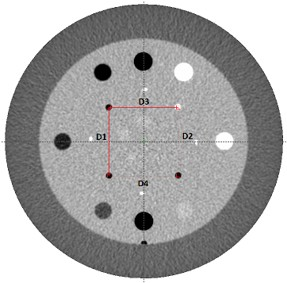
#> input picture analisisImagenes/espesor_corte.jpg, 287 x 283 px; its folder holds only this picture in this run
$ python -i Analisis_PlacaRC.py   (imports and definitions only)
#> lines starting #> are read from the running program, lines starting #| are printed output that depends on the picture
### resources/utils/matplotlib_lazy.py
"""
Módulo para carga diferida (lazy loading) de matplotlib.
Evita importar matplotlib hasta que realmente se necesite,
reduciendo significativamente el tiempo de inicio de la aplicación.

Uso:
    from utils.matplotlib_lazy import get_matplotlib_components

    # En el método donde necesitas matplotlib
    mpl = get_matplotlib_components()
    Figure = mpl['Figure']
    FigureCanvas = mpl['FigureCanvas']
    NavigationToolbar = mpl['NavigationToolbar']
"""

import importlib
from typing import Dict, Any, Optional


class MatplotlibLoader:
    """
    Singleton para cargar matplotlib bajo demanda con cache.
    """

    _instance: Optional['MatplotlibLoader'] = None
    _components_cache: Dict[str, Any] = {}
    _is_loaded: bool = False

    def __new__(cls):
        if cls._instance is None:
            cls._instance = super().__new__(cls)
        return cls._instance

    def __init__(self):
        """Inicializa el loader sin cargar matplotlib."""
        pass

    def get_components(self) -> Dict[str, Any]:
        """
        Obtiene los componentes de matplotlib más comúnmente usados.
        Carga matplotlib solo la primera vez que se llama.

        Returns:
            dict: Diccionario con los componentes de matplotlib:
                - 'Figure': matplotlib.figure.Figure
                - 'FigureCanvas': FigureCanvasQTAgg
                - 'NavigationToolbar': NavigationToolbar2QT
                - 'pyplot': matplotlib.pyplot
                - 'numpy': numpy (ya que casi siempre se usa junto a matplotlib)
        """
        if self._is_loaded:
            return self._components_cache

        #print("⏳ Cargando matplotlib por primera vez...")
        import time
        start_time = time.time()

        try:
            # Importar matplotlib.figure
            from matplotlib.figure import Figure

            # Importar backends de Qt
            from matplotlib.backends.backend_qt5agg import FigureCanvasQTAgg as FigureCanvas
            from matplotlib.backends.backend_qt5agg import NavigationToolbar2QT as NavigationToolbar

            # Importar pyplot (opcional, solo si se necesita)
            import matplotlib.pyplot as plt
            import matplotlib.gridspec as gridspec

            # Importar numpy (casi siempre se usa con matplotlib)
            import numpy as np

            # Cachear componentes
            self._components_cache = {
                'Figure': Figure,
                'FigureCanvas': FigureCanvas,
                'NavigationToolbar': NavigationToolbar,
                'pyplot': plt,
                'plt': plt,
                'GridSpec': gridspec.GridSpec,
                'Polygon': plt.Polygon,
                'numpy': np,
                'np': np,
            }

            self._is_loaded = True

            elapsed = time.time() - start_time
            #print(f"✓ Matplotlib cargado exitosamente en {elapsed:.2f}s")

            return self._components_cache

        except ImportError as e:
            print(f"✗ Error al importar matplotlib: {e}")
            raise
        except Exception as e:
            print(f"✗ Error inesperado al cargar matplotlib: {e}")
            raise

    def get_figure(self):
        """Atajo para obtener solo Figure."""
        return self.get_components()['Figure']

    def get_canvas(self):
        """Atajo para obtener solo FigureCanvas."""
        return self.get_components()['FigureCanvas']

    def get_toolbar(self):
        """Atajo para obtener solo NavigationToolbar."""
        return self.get_components()['NavigationToolbar']

    def get_pyplot(self):
        """Atajo para obtener solo pyplot."""
        return self.get_components()['pyplot']

    def get_numpy(self):
        """Atajo para obtener solo numpy."""
        return self.get_components()['numpy']

    def is_loaded(self) -> bool:
        """Verifica si matplotlib ya fue cargado."""
        return self._is_loaded


# Instancia global del loader
_loader = MatplotlibLoader()


# Funciones de conveniencia para usar en otros módulos
def get_matplotlib_components() -> Dict[str, Any]:
    """
    Función principal para obtener componentes de matplotlib.

    Returns:
        dict: Componentes de matplotlib (Figure, FigureCanvas, etc.)

    Example:
        mpl = get_matplotlib_components()
        Figure = mpl['Figure']
        FigureCanvas = mpl['FigureCanvas']

        # O desempaquetar directamente:
        mpl = get_matplotlib_components()
        self.figure = mpl['Figure']()
    """
    return _loader.get_components()


def get_figure_class():
    """Obtiene la clase Figure de matplotlib."""
    return _loader.get_figure()


def get_canvas_class():
    """Obtiene la clase FigureCanvas de matplotlib."""
    return _loader.get_canvas()


def get_toolbar_class():
    """Obtiene la clase NavigationToolbar de matplotlib."""
    return _loader.get_toolbar()


def get_pyplot():
    """Obtiene el módulo pyplot de matplotlib."""
    return _loader.get_pyplot()


def get_numpy():
    """Obtiene el módulo numpy."""
    return _loader.get_numpy()


def is_matplotlib_loaded() -> bool:
    """Verifica si matplotlib ya está cargado."""
    return _loader.is_loaded()

### analisisImagenes/Analisis_PlacaRC.py
from resources.utils.matplotlib_lazy import get_matplotlib_components
from scipy.signal import find_peaks, peak_widths
from PIL import Image
from scipy.ndimage import gaussian_filter1d
from scipy import interpolate
import numpy as np
# Helper para obtener componentes matplotlib cuando se necesiten
def _get_mpl():
    """Obtiene componentes matplotlib de forma diferida"""
    mpl = get_matplotlib_components()
    return mpl['plt'], mpl['Figure'], mpl['GridSpec']

def metadata(imagen_path):
    imagen = Image.open(imagen_path)
    dpi = imagen.info.get("dpi")
    cm_por_pixel = None

    if dpi:
        x_dpi = dpi[0]
        cm_por_pixel = 2.54 / x_dpi  # 2.54 cm por pulgada
        print("DPI: ", x_dpi)
        #print(f"DPI: {dpi[0]} x {dpi[1]}")
        #print(f"Cada píxel mide aproximadamente {cm_por_pixel:.4f} cm")
    else:
        x_dpi = 300
        cm_por_pixel = 2.54/x_dpi
        print("No se encontró información de DPI en la imagen.")


    return cm_por_pixel

def preprocesar_imagen(imagen_bgr, filtro='clahe'):
    import cv2
    gray = cv2.cvtColor(imagen_bgr, cv2.COLOR_BGR2GRAY)

    if filtro == 'clahe':
        clahe = cv2.createCLAHE(clipLimit=2.0, tileGridSize=(8, 8))
        return clahe.apply(gray)

    elif filtro == 'bilateral':
        bilateral = cv2.bilateralFilter(imagen_bgr, 7, 60, 60)
        gray_bilateral = cv2.cvtColor(bilateral, cv2.COLOR_BGR2GRAY)
        binary = cv2.adaptiveThreshold(gray_bilateral, 255,
                                       cv2.ADAPTIVE_THRESH_GAUSSIAN_C,
                                       cv2.THRESH_BINARY, 11, 2)
        return binary
    elif filtro is None:
        img_B, img_G, img_R = cv2.split(imagen_bgr)
        return img_R  # Retorna la imagen original en un solo canal si no se aplica filtro
    else:
        raise ValueError("Filtro no reconocido. Usa 'clahe' o 'bilateral'.")

def obtener_perfil(imagen_gray_eq, metodo, fila_especifica):
    import numpy as np
    if metodo:  # Promedio vertical
        return np.mean(imagen_gray_eq, axis=0)
    elif not metodo and fila_especifica is not None:
        if 0 <= fila_especifica < imagen_gray_eq.shape[0]:
            return imagen_gray_eq[fila_especifica, :]
        else:
            raise ValueError("Fila fuera del rango de la imagen.")
    else:
        raise ValueError("Método inválido o falta fila_especifica.")

def detectar_picos(perfil, umbral_relativo=1.0, distancia_minima=30):
    import numpy as np
    perfil_invertido = np.max(perfil) - perfil
    umbral = np.mean(perfil_invertido) + umbral_relativo * np.std(perfil_invertido)
    picos, _ = find_peaks(perfil_invertido, height=umbral, distance=distancia_minima)
    return picos

def analizar_circulos_perfil(perfil_invertido, picos, izq_ips, der_ips, umbral, rel=7, dist=45, sigma=2):
    """
    Detecta los máximos circulares (campos irradiados) tras eliminar los picos duros del perfil.

    Parámetros:
        perfil_invertido : np.ndarray
            Perfil 1D invertido de intensidad.
        picos : np.ndarray
            Índices de los picos principales detectados.
        izq_ips, der_ips : np.ndarray
            Límites izquierdo y derecho de los anchos de los picos (float).
        umbral : float
            Umbral original para detección de picos.
        rel : float
            Corrección al umbral para detectar los máximos suaves (default: 7).
        dist : int
            Distancia mínima entre picos secundarios (default: 45).
        sigma : float
            Sigma para el suavizado (default: 4).

    Retorna:
        perfil_interpolado : np.ndarray
        picos_circulos : np.ndarray
        diferencias : list[int]
    """
    # Copiamos y vaciamos el perfil en los anchos de los picos fuertes
    import numpy as np
    # Si no hay picos o los anchos son None, retornar vacíos
    if izq_ips is None or der_ips is None or len(picos) == 0:
        return perfil_invertido, np.array([]), []

    perfil_filtrado = perfil_invertido.copy().astype(float)
    for izq, der in zip(izq_ips, der_ips):
        i0 = int(np.floor(izq))
        i1 = int(np.ceil(der))
        perfil_filtrado[i0:i1+1] = np.nan

    # Suavizado
    perfil_filtrado = gaussian_filter1d(perfil_filtrado, sigma=sigma)
    x = np.arange(len(perfil_invertido))
    mask = ~np.isnan(perfil_filtrado)

    # Interpolación
    interp = interpolate.interp1d(x[mask], perfil_filtrado[mask], kind='quadratic', fill_value='extrapolate')
    perfil_interpolado = interp(x)

    # Detección de los nuevos picos (círculos suaves)
    picos_circulos, _ = find_peaks(perfil_interpolado, height=umbral - rel, distance=dist, prominence=5)

    # Comparación con los picos originales
    diferencias = [abs(p2 - p1) for p1, p2 in zip(picos, picos_circulos)]

    # [6 lines of commented-out code are left out]

    return perfil_interpolado, picos_circulos, diferencias

def calcular_distancias(picos):
    import numpy as np
    return np.diff(picos)

def graficar_resultados(img_original, perfil, picos, metodo, fila_especifica, filtro, control="B",
    altura=None, interceptos=None, canvas=None, perfil_v=None, altura_v=None, interceptos_v=None, cm_por_pixel=None,
    perfil_invertido=None, perfil_interpolado=None, picos2=None, izq_ips=None, der_ips=None):
    import cv2
    if canvas is not None:
        fig = canvas.figure
        fig.clear()
    else:
        plt, _, gridspec, _ = _get_mpl()
        fig = plt.figure(figsize=(12, 8))

    import matplotlib.gridspec as gridspec
    import numpy as np

    gs = gridspec.GridSpec(2, 2, width_ratios=[1, 2])

    if control == "B":
        if izq_ips is None:
            izq_ips = np.array([])
        if der_ips is None:
            der_ips = np.array([])

        # Ejes
        ax_res = fig.add_subplot(gs[:, 1])   # Perfil (derecha)
        ax_img = fig.add_subplot(gs[0, 0])   # Imagen original (arriba izquierda)
        ax_img_p = fig.add_subplot(gs[1, 0]) # Imagen con líneas (abajo izquierda)

        if cm_por_pixel:
            x_mm = np.arange(len(perfil)) * cm_por_pixel * 10


        # Perfil
        ax_res.plot(x_mm, perfil_invertido, color='lightblue', linestyle='-', linewidth=1.5, label='Perfil original')
        ax_res.plot(x_mm, perfil_interpolado, color='purple', alpha=0.5, linestyle='--', linewidth=1, label='Perfil interpolado')
        ax_res.plot(np.array(picos)* cm_por_pixel * 10, perfil_invertido[picos], 'x', color='red', label='Líneas marcadas')
        if picos2 is not None and len(picos2) > 0:
            picos2_int = np.array(picos2, dtype=int)
            ax_res.plot(picos2_int * cm_por_pixel * 10, perfil_interpolado[picos2_int], 'x', color='orange', label='Máximo del Campo')

        if len(izq_ips) > 0 and len(der_ips) > 0:
            for x in np.array(izq_ips) * cm_por_pixel * 10:
                ax_res.axvline(x, linestyle=":", color='gray', alpha=0.5)
            for x in np.array(der_ips)* cm_por_pixel * 10:
                ax_res.axvline(x, linestyle=":", color='gray', alpha=0.5)

        ax_res.set_title("Perfil de intensidad invertido (canal rojo)")
        ax_res.set_xlabel("Posición (mm)")
        ax_res.set_ylabel("Intensidad")
        ax_res.legend()

        # Imagen original
        ax_img.imshow(cv2.cvtColor(img_original, cv2.COLOR_BGR2RGB))
        ax_img.set_title("Imagen original")
        ax_img.axis("off")

        # Imagen con líneas detectadas
        ax_img_p.imshow(cv2.cvtColor(img_original, cv2.COLOR_BGR2RGB))
        for x in picos:
            ax_img_p.axvline(x, linestyle=':', color='red')
        for x in picos2:
            ax_img_p.axvline(x, linestyle=':', color='orange')
        ax_img_p.set_title("Imagen con líneas detectadas")
        ax_img_p.axis("off")

        if cm_por_pixel:
            x_mm = np.arange(len(perfil)) * cm_por_pixel * 10
        else:
            x_mm = np.arange(len(perfil))

        if canvas is not None:
            fig.tight_layout(rect=[0, 0.03, 1, 0.95])
            canvas.draw()
        else:
            plt.tight_layout(rect=[0, 0.03, 1, 0.95])
            plt.show()

    elif control == "C":
        ax_img = fig.add_subplot(gs[0, 0])
        ax_proc = fig.add_subplot(gs[1, 0])
        ax_perfil = fig.add_subplot(gs[:, 1])
        fig.suptitle('Resultados', fontsize=16)

        ax_img.imshow(cv2.cvtColor(img_original, cv2.COLOR_BGR2RGB))
        ax_img.set_title('Imagen Original')
        ax_img.axis('off')

        gray = cv2.cvtColor(img_original, cv2.COLOR_BGR2GRAY)
        clahe = cv2.createCLAHE(clipLimit=2.0, tileGridSize=(8, 8))
        imagen_clahe = clahe.apply(gray)
        cmap_proc = 'gray' if control == "B" else 'Reds'
        ax_proc.imshow(imagen_clahe, cmap=cmap_proc)
        ax_proc.set_title('Imagen Procesada')
        ax_proc.axis('off')

        if cm_por_pixel:
            x_mm = np.arange(len(perfil)) * cm_por_pixel * 10
            if perfil_v is not None:
                x_mm_v = np.arange(len(perfil_v)) * cm_por_pixel * 10
        else:
            x_mm = np.arange(len(perfil))
            if perfil_v is not None:
                x_mm_v = np.arange(len(perfil_v))
        colorddd = "#61BBF6CE"
        colorddds = "#1924BD"
        ax_perfil.plot(x_mm, perfil, label="Perfil horizontal", color = colorddd)
        if perfil_v is not None:
            ax_perfil.plot(x_mm_v, perfil_v, label="Perfil vertical",color = colorddds)
        if altura is not None:
            ax_perfil.axhline(y=altura, color='red', linestyle='--', label='Altura Media', linewidth = 0.5)
        if interceptos is not None and altura is not None and cm_por_pixel:
            ax_perfil.plot(np.array(interceptos) * cm_por_pixel * 10, [altura] * len(interceptos), 'x', color='mediumvioletred', label='Interceptos (H)')
        if interceptos_v is not None and altura_v is not None and cm_por_pixel:
            ax_perfil.plot(np.array(interceptos_v) * cm_por_pixel * 10, [altura_v] * len(interceptos_v), 'x', color='deeppink', label='Interceptos (V)')
        ax_perfil.set_title("Perfiles de dosis (horizontal y vertical)")
        ax_perfil.set_xlabel("Posición (mm)")
        ax_perfil.grid(True)
        ax_perfil.legend()

        if canvas is not None:
            fig.tight_layout(rect=[0, 0.03, 1, 0.95])
            canvas.draw()
        else:
            plt.tight_layout(rect=[0, 0.03, 1, 0.95])
            plt.show()

# [110 lines left out: function generar_reporte, not called in this run]

def analizar_lineas(imagen_path, metodo=True, fila_especifica=None, umbral_relativo=1.0, distancia_minima=None, mostrar=True,
                    filtro='clahe', canvas=None):
#> called with imagen_path = 'espesor_corte.jpg', metodo = True, umbral_relativo = 1, mostrar = True, filtro = 'clahe'
    import cv2
    import numpy as np
    img = cv2.imread(imagen_path)
#> img is the input picture: shape (283, 287, 3); mean B, G, R 167.6, 167.6, 167.9
    imagen_proc = preprocesar_imagen(img, filtro=filtro)
#> in preprocesar_imagen, `return clahe.apply(gray)`:
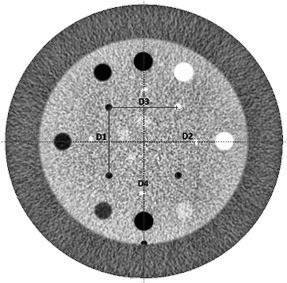
#> returned value: shape (283, 287); min 2, max 255, mean 165.3

    if distancia_minima is None:
        distancia_minima = 20 if metodo else 200

    perfil = obtener_perfil(imagen_proc, metodo, fila_especifica)
#> perfil = 287 values, max 254.5 at index 0, min 93.44 at index 143, mean 165.3
    picos = detectar_picos(perfil, umbral_relativo, distancia_minima)
#> in detectar_picos, `perfil_invertido = np.max(perfil) - perfil`: perfil_invertido = 287 values, max 161 at index 143, min 0 at index 0, mean 89.14
#> in detectar_picos, `umbral = np.mean(perfil_invertido) + umbral_relativo * np.std(perfil_i..`: umbral = 114.3
#> in detectar_picos, `picos, _ = find_peaks(perfil_invertido, height=umbral, distance=distan..`: picos = [108, 143]
#> picos = [108, 143]
    # Inicializa distancias como array vacío por defecto
    distancias = np.array([])
    if len(picos) > 1:
        distancias = calcular_distancias(picos)
#> distancias = [35]
    cm_por_pixel = metadata(imagen_path)
#> in metadata, `dpi = imagen.info.get("dpi")`: dpi = (96, 96)
#> in metadata, `x_dpi = dpi[0]`: x_dpi = 96
#> in metadata, `cm_por_pixel = 2.54 / x_dpi`: cm_por_pixel = 0.0265
#| DPI:  96
#> cm_por_pixel = 0.0265

    # Invertir el perfil
    max_val = np.max(perfil)
#> max_val = 254.5
    perfil_invertido = max_val - perfil

    # Calcular umbral absoluto
    umbral = np.mean(perfil_invertido) + umbral_relativo * np.std(perfil_invertido)
#> umbral = 114.3

    # Calcular anchos de los picos principales
    izq_ips, der_ips = None, None
    if len(picos) > 0:
        # Ancho físico deseado en mm
        ancho_mm = 1 # 1 mm de ancho de pico esperado
        if cm_por_pixel:
            ancho_px = ancho_mm / (cm_por_pixel * 10)
#> ancho_px = 3.78
            izq_ips = picos - ancho_px / 2
#> izq_ips = [106.1, 141.1]
            der_ips = picos + ancho_px / 2
#> der_ips = [109.9, 144.9]
        else:
            anchos, alturas_rel, izq_ips, der_ips = peak_widths(perfil_invertido, picos, rel_height=0.3)
            # --- FILTRO DE ANCHOS ATÍPICOS ---
            anchos_validos = anchos[anchos < np.median(anchos) * 1.3]  # Puedes ajustar el factor 1.5
            if len(anchos_validos) > 0:
                ancho_promedio = np.mean(anchos_validos)
                for i, ancho in enumerate(anchos):
                    if ancho > np.median(anchos) * 1.5:
                        # Corrige izq_ips y der_ips para este pico
                        centro = (izq_ips[i] + der_ips[i]) / 2
                        izq_ips[i] = centro - ancho_promedio / 2
                        der_ips[i] = centro + ancho_promedio / 2


    # Calcular perfil interpolado y picos suaves
    perfil_interpolado, picos2, diferencias = analizar_circulos_perfil(
        perfil_invertido, picos, izq_ips, der_ips, umbral, rel=22, dist=distancia_minima + 20)
#> in analizar_circulos_perfil, `perfil_filtrado = perfil_invertido.copy().astype(float)`: perfil_filtrado has the same summary as perfil_invertido in detectar_picos
#> the loop in analizar_circulos_perfil, `for izq, der in zip(izq_ips, der_ips):` made 2 passes
#> (izq, der, i0, i1) on passes 1 to 2: (106.1, 109.9, 106, 110), (141.1, 144.9, 141, 145)
#> in analizar_circulos_perfil, `x = np.arange(len(perfil_invertido))`: x = 287 values from 0 to 286
#> in analizar_circulos_perfil, `perfil_interpolado = interp(x)`: perfil_interpolado = 287 values, max 116.3 at index 102, min 0.437 at index 0, mean 88.12
#> in analizar_circulos_perfil, `picos_circulos, _ = find_peaks(perfil_interpolado, height=umbral - rel..`: picos_circulos = [37, 102, 142, 198, 249]
#> in analizar_circulos_perfil, `diferencias = [abs(p2 - p1) for p1, p2 in zip(picos, picos_circulos)]`: diferencias = [71, 41]
#> picos2 = [37, 102, 142, 198, 249]; diferencias = [71, 41]

    if cm_por_pixel:
        distancias_mm = distancias * (cm_por_pixel * 10)
#> distancias_mm = [9.26]
    else:
        distancias_mm = None

    if mostrar or canvas is not None:
        graficar_resultados(img_original = img, perfil = perfil, picos = picos, metodo = metodo, fila_especifica = fila_especifica,
            filtro = filtro, control = "B", canvas = canvas, cm_por_pixel = cm_por_pixel, perfil_invertido = perfil_invertido,
            perfil_interpolado = perfil_interpolado, picos2 = picos2, izq_ips = izq_ips, der_ips = der_ips
        )

    reporte = generar_reporte(picos, distancias, cm_por_pixel, control="B", interceptos=None, anchura=None, diferencias=diferencias)
    return reporte

#> (the run stopped early here; a loop or call above may not have finished)

$ run again, on analisisImagenes/resolucion_contraste.jpg
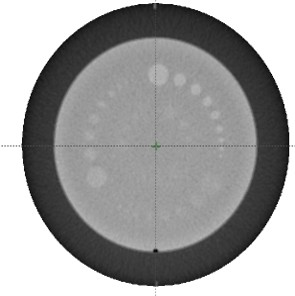
#> input picture analisisImagenes/resolucion_contraste.jpg, 295 x 296 px
#> in analizar_lineas, img is the input picture: shape (296, 295, 3); mean B, G, R 156.9, 156.9, 156.9
#> in preprocesar_imagen, `return clahe.apply(gray)`:
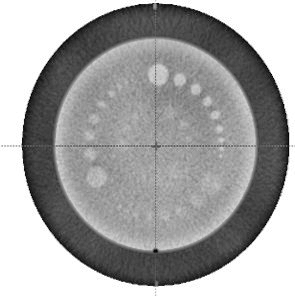
#> returned value: shape (296, 295); min 1, max 255, mean 163.3
#> perfil = 295 values, max 254.9 at index 0, min 120.9 at index 155, mean 163.3
#> in detectar_picos, `perfil_invertido = np.max(perfil) - perfil`: perfil_invertido = 295 values, max 134 at index 155, min 0 at index 0, mean 91.57
#> in detectar_picos, `umbral = np.mean(perfil_invertido) + umbral_relativo * np.std(perfil_i..`: umbral = 125
#> in detectar_picos, `picos, _ = find_peaks(perfil_invertido, height=umbral, distance=distan..`: picos = [155]
#> dpi = (96, 96)
#> x_dpi = 96
#> in metadata, `cm_por_pixel = 2.54 / x_dpi`: cm_por_pixel = 0.0265
#| DPI:  96
#> max_val = 254.9
#> in analizar_lineas, `umbral = np.mean(perfil_invertido) + umbral_relativo * np.std(perfil_i..`: umbral = 125
#> ancho_px = 3.78
#> izq_ips = [153.1]
#> der_ips = [156.9]
#> perfil_filtrado has the same summary as perfil_invertido in detectar_picos
#> the loop in analizar_circulos_perfil, `for izq, der in zip(izq_ips, der_ips):` made 1 pass
#> (izq, der, i0, i1) on pass 1: (153.1, 156.9, 153, 157)
#> x = 295 values from 0 to 294
#> in analizar_circulos_perfil, `perfil_interpolado = interp(x)`: perfil_interpolado = 295 values, max 113.2 at index 172, min 0.18 at index 0, mean 91.48
#> picos_circulos = [51, 172, 258]
#> in analizar_circulos_perfil, `diferencias = [abs(p2 - p1) for p1, p2 in zip(picos, picos_circulos)]`: diferencias = [104]
#> in analizar_lineas, `perfil_interpolado, picos2, diferencias = analizar_circulos_perfil( pe..`: picos2 = [51, 172, 258]; diferencias = [104]
#> distancias_mm = empty array
